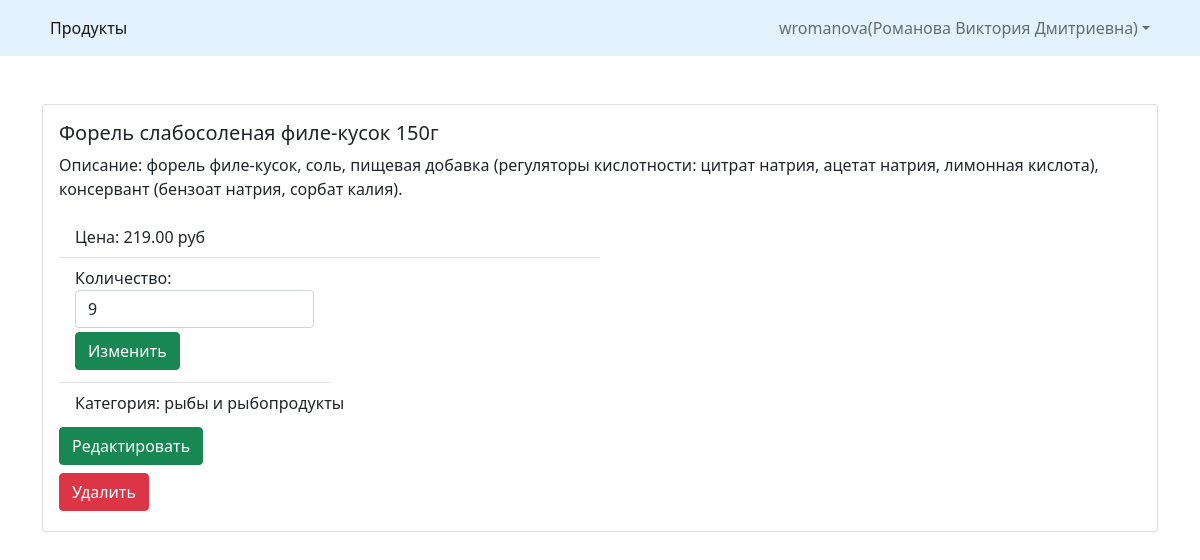
Screenshot of /product_details.php?id=13 (signed in) with the database file from the repository.
### tables this page shows
CREATE TABLE `products` (
  `id` bigint(20) NOT NULL,
  `name` varchar(512) NOT NULL,
  `description` mediumtext DEFAULT NULL,
  `price` decimal(10,2) DEFAULT NULL,
  `quantity` int(11) DEFAULT NULL,
  `category_id` bigint(20) UNSIGNED DEFAULT NULL,
  `who_login` varchar(255) DEFAULT NULL
);

CREATE TABLE `categories` (
  `id` bigint(20) UNSIGNED NOT NULL,
  `name` varchar(255) NOT NULL
);

### php/ProductController.php (called while the page is built, shortened)
<?php
class ProductController
{
    private $connection;
    public function __construct()
    {
        require "CancelTypeController.php";
        $this->connection = $connection;
    }
    public function getProductDetails(int $id)
    {
        $result = $this->getProductById($id);
        return json_encode($result);
    }
    private function getProductById(int $id)
    {
        $query = $this->connection->prepare("SELECT pd.*, ct.name as category_name, ct.id as id_category FROM `products` pd left join `categories` ct on pd.category_id = ct.id WHERE pd.id = ?");
        $query->bind_param('i', $id);
        $query->execute();
        $result = $query->get_result();
        return $result->fetch_all(MYSQLI_ASSOC);
    }
}

### product_details.php (the view, shortened to what this page needs)
<!doctype html>
<html lang="en">
  <head>
    <link href="https://cdn.jsdelivr.net/npm/bootstrap@5.0.2/dist/css/bootstrap.min.css" rel="stylesheet">
  </head>
  <body>
    <?php
        $id = $_GET['id'] ?? $_GET['product_id'] ?? -1;
        include_once 'php/ProductController.php';
        $productsObj = new ProductController();
        $products = $productsObj->getProductDetails((int)$id);
        $product = json_decode($products, true);
        $product = current($product);
	?>
    <div style="height: 100vh;">
        <?php require_once "header.php"; ?>
        <div class="container my-4 py-4">
            <div class="card">
                <div class="card-body">
                    <h5 class="card-title"><?= $product['name'] ?></h5>
                    <p class="card-text">Описание: <?= $product['description'] ?></p>
                    <ul class="list-group list-group-flush" style="width: 50%;">
                        <li class="list-group-item">Цена: <?= $product['price'] ?> руб</li>
                        <li class="list-group-item" style="width: 50%;">Количество:
                            <input type="number" class="form-control" id="quantity_input" min="0" value=<?= $product['quantity'] ?? 0 ?> onchange="changeQuantity()" onclick="changeQuantity()">
                            <button type="button" class="btn btn-success my-1" data-bs-toggle="modal" data-bs-target="#cancel-type">Изменить</button><br>
                        </li>
                        <li class="list-group-item">Категория: <?= $product['category_name'] ?></li>
                    </ul>
                    <a class="btn btn-success my-1" href="/update_product.php?id=<?=$product['id']?>" role="button">Редактировать</a>
                    <form name="delete_product_form" action="" method="GET">
                        <button type="submit" class="btn btn-danger my-1" name="delete_btn" id="delete_btn">Удалить</button>
                    </form>
                </div>
            </div>
        </div>
    </div>
  </body>
</html>

### rows the page displays
products: name "Форель слабосоленая филе-кусок 150г", description "форель филе-кусок, соль, пищевая добавка (регуляторы кислотности: цитрат натрия, ацетат натрия, лимонная кислота), консервант (бензоат натрия, сорбат калия).", price "219.00", quantity "9", category.name "рыбы и рыбопродукты"

### other values shown
$_SESSION['store_login'] "wromanova"
$_SESSION['store_name'] "Романова Виктория Дмитриевна"
